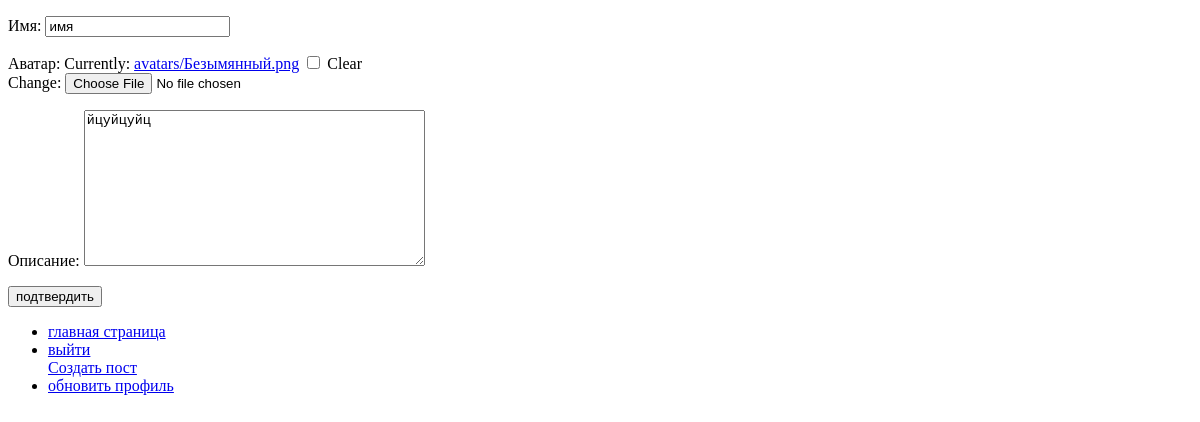
Page /updateprofile/3/ on the earlier database version.
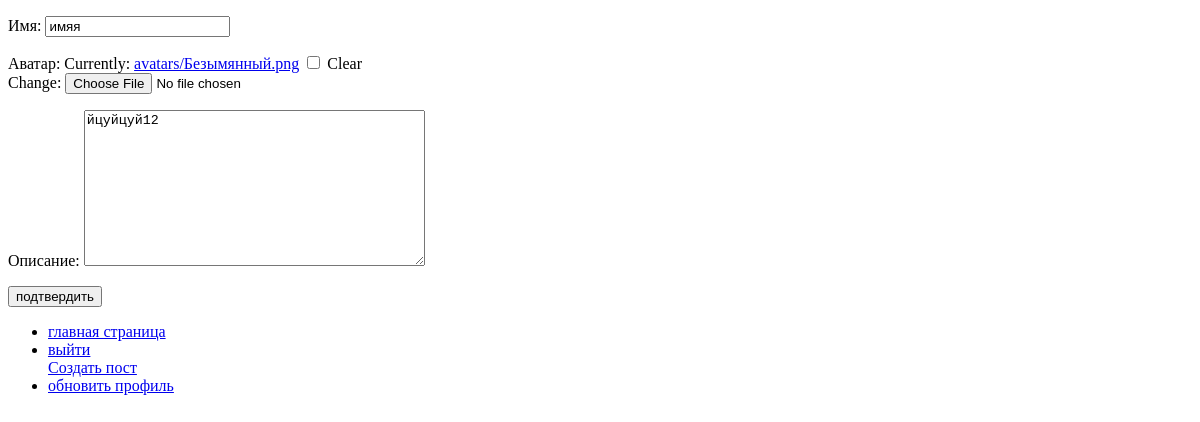
Same page on the later database version.
### siteapp/models.py (models this page shows)
class User(AbstractUser):
    name = models.CharField("имя",max_length=20,blank=True, validators=[RegexValidator(regex='^[а-яА-Я-]*$',message='только ририллица и дефис', code='invalid_username')])
    def validate_image(value):
        size_limit = 2*1024*1024
        if value.size > size_limit:
            raise forms.ValidationError("размер файла не должен превышать 2Mb")
    avatar = models.FileField("аватар",upload_to='avatars/',blank=True,validators=[validate_image,FileExtensionValidator(allowed_extensions=['jpg', 'jpeg', 'png', 'bmp'])])
    desc = models.TextField("описание",max_length=300,blank=True)
    class Meta(AbstractUser.Meta):
        pass

### siteapp/views.py (the view)
# urls.py: path('updateprofile/<int:pk>/',views.UpdateProfile.as_view(),name='updateprofile'),
class UpdateProfile(UpdateView):
    model = User
    success_url = reverse_lazy('index')
    template_name = 'register/update.html'
    fields = ['name','avatar','desc']

### siteapp/templates/register/update.html (shortened to what this page needs)
{%extends 'base.html'%}
{%block content%}
    {% if user.is_authenticated %}
    <form method="post" action="{% url 'updateprofile' user.id %}" enctype="multipart/form-data">
        {{ form.as_p }}
     <button type="submit">подтвердить</button>
     </form>
    {% else %}
     Нужно авторизироваться
    {% endif %}
{%endblock%}

Differences in the rows shown:
changed User: name "имя" → "имяя"; desc "йцуйцуйц" → "йцуйцуй12"
